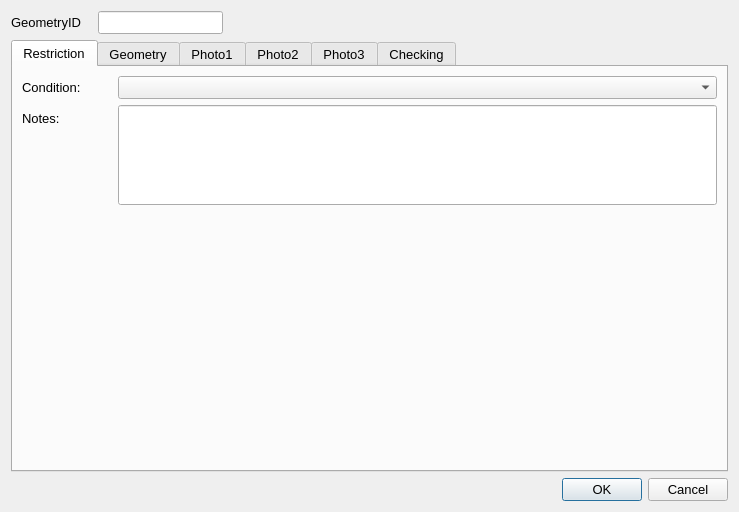
<?xml version="1.0" encoding="UTF-8"?>
<ui version="4.0">
 <class>Dialog</class>
 <widget class="QDialog" name="Dialog">
  <property name="geometry">
   <rect>
    <x>0</x>
    <y>0</y>
    <width>739</width>
    <height>512</height>
   </rect>
  </property>
  <property name="sizePolicy">
   <sizepolicy hsizetype="Fixed" vsizetype="Fixed">
    <horstretch>0</horstretch>
    <verstretch>0</verstretch>
   </sizepolicy>
  </property>
  <property name="maximumSize">
   <size>
    <width>750</width>
    <height>550</height>
   </size>
  </property>
  <property name="font">
   <font>
    <pointsize>10</pointsize>
   </font>
  </property>
  <property name="windowTitle">
   <string>Dialog</string>
  </property>
  <layout class="QGridLayout" name="gridLayout">
   <item row="2" column="2">
    <widget class="QDialogButtonBox" name="button_box">
     <property name="orientation">
      <enum>Qt::Horizontal</enum>
     </property>
     <property name="standardButtons">
      <set>QDialogButtonBox::Cancel|QDialogButtonBox::Ok</set>
     </property>
    </widget>
   </item>
   <item row="0" column="1">
    <widget class="QLineEdit" name="GeometryID">
     <property name="sizePolicy">
      <sizepolicy hsizetype="Preferred" vsizetype="Preferred">
       <horstretch>0</horstretch>
       <verstretch>0</verstretch>
      </sizepolicy>
     </property>
     <property name="font">
      <font>
       <pointsize>10</pointsize>
      </font>
     </property>
     <property name="inputMask">
      <string/>
     </property>
     <property name="readOnly">
      <bool>true</bool>
     </property>
     <property name="placeholderText">
      <string/>
     </property>
    </widget>
   </item>
   <item row="1" column="0" colspan="3">
    <widget class="QTabWidget" name="Details">
     <property name="sizePolicy">
      <sizepolicy hsizetype="Expanding" vsizetype="Expanding">
       <horstretch>0</horstretch>
       <verstretch>0</verstretch>
      </sizepolicy>
     </property>
     <property name="minimumSize">
      <size>
       <width>0</width>
       <height>0</height>
      </size>
     </property>
     <property name="font">
      <font>
       <pointsize>10</pointsize>
      </font>
     </property>
     <property name="cursor">
      <cursorShape>IBeamCursor</cursorShape>
     </property>
     <property name="mouseTracking">
      <bool>true</bool>
     </property>
     <property name="acceptDrops">
      <bool>true</bool>
     </property>
     <property name="currentIndex">
      <number>0</number>
     </property>
     <widget class="QWidget" name="RestrictionDetails">
      <property name="focusPolicy">
       <enum>Qt::NoFocus</enum>
      </property>
      <attribute name="title">
       <string>Restriction</string>
      </attribute>
      <layout class="QFormLayout" name="formLayout">
       <property name="fieldGrowthPolicy">
        <enum>QFormLayout::AllNonFixedFieldsGrow</enum>
       </property>
       <item row="2" column="0">
        <widget class="QLabel" name="lbl_Condition">
         <property name="minimumSize">
          <size>
           <width>90</width>
           <height>16</height>
          </size>
         </property>
         <property name="font">
          <font>
           <pointsize>10</pointsize>
          </font>
         </property>
         <property name="text">
          <string>Condition:</string>
         </property>
        </widget>
       </item>
       <item row="2" column="1">
        <widget class="QComboBox" name="AssetConditionTypeID"/>
       </item>
       <item row="6" column="0">
        <widget class="QLabel" name="lbl_Notes">
         <property name="text">
          <string>Notes:</string>
         </property>
        </widget>
       </item>
       <item row="6" column="1">
        <widget class="QLineEdit" name="Notes">
         <property name="minimumSize">
          <size>
           <width>0</width>
           <height>100</height>
          </size>
         </property>
         <property name="alignment">
          <set>Qt::AlignLeading|Qt::AlignLeft|Qt::AlignTop</set>
         </property>
        </widget>
       </item>
      </layout>
     </widget>
     <widget class="QWidget" name="Geometry">
      <attribute name="title">
       <string>Geometry</string>
      </attribute>
      <layout class="QFormLayout" name="formLayout_2">
       <property name="fieldGrowthPolicy">
        <enum>QFormLayout::AllNonFixedFieldsGrow</enum>
       </property>
       <item row="0" column="0">
        <widget class="QLabel" name="lbl_RoadName">
         <property name="minimumSize">
          <size>
           <width>90</width>
           <height>16</height>
          </size>
         </property>
         <property name="font">
          <font>
           <pointsize>10</pointsize>
          </font>
         </property>
         <property name="text">
          <string>Road Name:</string>
         </property>
        </widget>
       </item>
       <item row="0" column="1">
        <widget class="QLineEdit" name="RoadName"/>
       </item>
       <item row="1" column="0">
        <widget class="QLabel" name="lbl_USRN">
         <property name="minimumSize">
          <size>
           <width>90</width>
           <height>16</height>
          </size>
         </property>
         <property name="font">
          <font>
           <pointsize>10</pointsize>
          </font>
         </property>
         <property name="text">
          <string>USRN:</string>
         </property>
        </widget>
       </item>
       <item row="1" column="1">
        <widget class="QLineEdit" name="USRN"/>
       </item>
       <item row="3" column="1">
        <spacer name="verticalSpacer">
         <property name="orientation">
          <enum>Qt::Vertical</enum>
         </property>
         <property name="sizeHint" stdset="0">
          <size>
           <width>20</width>
           <height>40</height>
          </size>
         </property>
        </spacer>
       </item>
       <item row="4" column="0">
        <widget class="QLabel" name="label_8">
         <property name="text">
          <string>Last Update Date:</string>
         </property>
        </widget>
       </item>
       <item row="4" column="1">
        <widget class="QDateTimeEdit" name="LastUpdateDateTime">
         <property name="readOnly">
          <bool>true</bool>
         </property>
        </widget>
       </item>
       <item row="5" column="0">
        <widget class="QLabel" name="label_2">
         <property name="text">
          <string>Last Changed By:</string>
         </property>
        </widget>
       </item>
       <item row="5" column="1">
        <widget class="QLineEdit" name="LastUpdatePerson"/>
       </item>
       <item row="6" column="0">
        <widget class="QLabel" name="label_9">
         <property name="text">
          <string>RestrictionID:</string>
         </property>
        </widget>
       </item>
       <item row="6" column="1">
        <widget class="QLineEdit" name="RestrictionID"/>
       </item>
      </layout>
     </widget>
     <widget class="QWidget" name="PhotoTab_01">
      <attribute name="title">
       <string>Photo1</string>
      </attribute>
      <layout class="QGridLayout" name="gridLayout_2">
       <item row="1" column="0">
        <widget class="QPushButton" name="startCamera1">
         <property name="maximumSize">
          <size>
           <width>150</width>
           <height>16777215</height>
          </size>
         </property>
         <property name="text">
          <string>open Camera</string>
         </property>
         <property name="icon">
          <iconset>
           <normaloff>../../../../PC18-26 Carnegie Library Lambeth/Mapping/Templates/camara_foto.png</normaloff>../../../../PC18-26 Carnegie Library Lambeth/Mapping/Templates/camara_foto.png</iconset>
         </property>
         <property name="checkable">
          <bool>true</bool>
         </property>
         <property name="autoDefault">
          <bool>false</bool>
         </property>
         <property name="default">
          <bool>false</bool>
         </property>
        </widget>
       </item>
       <item row="1" column="2">
        <widget class="QPushButton" name="getPhoto1">
         <property name="maximumSize">
          <size>
           <width>150</width>
           <height>16777215</height>
          </size>
         </property>
         <property name="text">
          <string>take Photo</string>
         </property>
         <property name="icon">
          <iconset>
           <normaloff>../../../../PC18-26 Carnegie Library Lambeth/Mapping/Templates/take-photo-icon-21.jpg</normaloff>../../../../PC18-26 Carnegie Library Lambeth/Mapping/Templates/take-photo-icon-21.jpg</iconset>
         </property>
         <property name="checkable">
          <bool>false</bool>
         </property>
         <property name="autoDefault">
          <bool>false</bool>
         </property>
        </widget>
       </item>
       <item row="0" column="0">
        <widget class="QLabel" name="Photo_Widget_01">
         <property name="sizePolicy">
          <sizepolicy hsizetype="Fixed" vsizetype="Fixed">
           <horstretch>0</horstretch>
           <verstretch>0</verstretch>
          </sizepolicy>
         </property>
         <property name="maximumSize">
          <size>
           <width>640</width>
           <height>480</height>
          </size>
         </property>
         <property name="autoFillBackground">
          <bool>true</bool>
         </property>
         <property name="text">
          <string>No photo</string>
         </property>
        </widget>
       </item>
      </layout>
     </widget>
     <widget class="QWidget" name="PhotoTab_02">
      <attribute name="title">
       <string>Photo2</string>
      </attribute>
      <layout class="QGridLayout" name="gridLayout_4">
       <item row="0" column="0">
        <widget class="QLabel" name="Photo_Widget_02">
         <property name="sizePolicy">
          <sizepolicy hsizetype="Fixed" vsizetype="Fixed">
           <horstretch>0</horstretch>
           <verstretch>0</verstretch>
          </sizepolicy>
         </property>
         <property name="maximumSize">
          <size>
           <width>640</width>
           <height>480</height>
          </size>
         </property>
         <property name="autoFillBackground">
          <bool>true</bool>
         </property>
         <property name="text">
          <string>No photo</string>
         </property>
        </widget>
       </item>
       <item row="1" column="0">
        <widget class="QPushButton" name="startCamera2">
         <property name="maximumSize">
          <size>
           <width>150</width>
           <height>16777215</height>
          </size>
         </property>
         <property name="text">
          <string>open Camera</string>
         </property>
         <property name="icon">
          <iconset>
           <normaloff>../../../../PC18-26 Carnegie Library Lambeth/Mapping/Templates/camara_foto.png</normaloff>../../../../PC18-26 Carnegie Library Lambeth/Mapping/Templates/camara_foto.png</iconset>
         </property>
         <property name="checkable">
          <bool>true</bool>
         </property>
         <property name="autoDefault">
          <bool>false</bool>
         </property>
         <property name="default">
          <bool>false</bool>
         </property>
        </widget>
       </item>
       <item row="1" column="1">
        <widget class="QPushButton" name="getPhoto2">
         <property name="maximumSize">
          <size>
           <width>150</width>
           <height>16777215</height>
          </size>
         </property>
         <property name="text">
          <string>take Photo</string>
         </property>
         <property name="icon">
          <iconset>
           <normaloff>../../../../PC18-26 Carnegie Library Lambeth/Mapping/Templates/take-photo-icon-21.jpg</normaloff>../../../../PC18-26 Carnegie Library Lambeth/Mapping/Templates/take-photo-icon-21.jpg</iconset>
         </property>
         <property name="checkable">
          <bool>false</bool>
         </property>
         <property name="autoDefault">
          <bool>false</bool>
         </property>
        </widget>
       </item>
      </layout>
     </widget>
     <widget class="QWidget" name="PhotoTab_03">
      <attribute name="title">
       <string>Photo3</string>
      </attribute>
      <layout class="QGridLayout" name="gridLayout_3">
       <item row="0" column="0">
        <widget class="QLabel" name="Photo_Widget_03">
         <property name="autoFillBackground">
          <bool>true</bool>
         </property>
         <property name="text">
          <string>No photo</string>
         </property>
        </widget>
       </item>
       <item row="1" column="2">
        <widget class="QPushButton" name="getPhoto3">
         <property name="maximumSize">
          <size>
           <width>150</width>
           <height>16777215</height>
          </size>
         </property>
         <property name="text">
          <string>take Photo</string>
         </property>
         <property name="icon">
          <iconset>
           <normaloff>../../../../PC18-26 Carnegie Library Lambeth/Mapping/Templates/take-photo-icon-21.jpg</normaloff>../../../../PC18-26 Carnegie Library Lambeth/Mapping/Templates/take-photo-icon-21.jpg</iconset>
         </property>
         <property name="checkable">
          <bool>false</bool>
         </property>
         <property name="autoDefault">
          <bool>false</bool>
         </property>
        </widget>
       </item>
       <item row="1" column="0">
        <widget class="QPushButton" name="startCamera3">
         <property name="maximumSize">
          <size>
           <width>150</width>
           <height>16777215</height>
          </size>
         </property>
         <property name="text">
          <string>open Camera</string>
         </property>
         <property name="icon">
          <iconset>
           <normaloff>../../../../PC18-26 Carnegie Library Lambeth/Mapping/Templates/camara_foto.png</normaloff>../../../../PC18-26 Carnegie Library Lambeth/Mapping/Templates/camara_foto.png</iconset>
         </property>
         <property name="checkable">
          <bool>true</bool>
         </property>
         <property name="autoDefault">
          <bool>false</bool>
         </property>
         <property name="default">
          <bool>false</bool>
         </property>
        </widget>
       </item>
      </layout>
     </widget>
     <widget class="QWidget" name="checkingTab">
      <attribute name="title">
       <string>Checking</string>
      </attribute>
      <layout class="QFormLayout" name="formLayout_3">
       <item row="1" column="0">
        <widget class="QLabel" name="label_4">
         <property name="text">
          <string>Check Notes:</string>
         </property>
        </widget>
       </item>
       <item row="1" column="1">
        <widget class="QTextEdit" name="MHTC_CheckNotes"/>
       </item>
       <item row="0" column="0">
        <widget class="QLabel" name="label_5">
         <property name="text">
          <string>Check issue type:</string>
         </property>
        </widget>
       </item>
       <item row="0" column="1">
        <widget class="QComboBox" name="MHTC_CheckIssueTypeID"/>
       </item>
       <item row="3" column="0">
        <widget class="QCheckBox" name="FieldCheckCompleted">
         <property name="text">
          <string>Field check completed</string>
         </property>
        </widget>
       </item>
       <item row="2" column="0">
        <spacer name="verticalSpacer_2">
         <property name="orientation">
          <enum>Qt::Vertical</enum>
         </property>
         <property name="sizeHint" stdset="0">
          <size>
           <width>20</width>
           <height>20</height>
          </size>
         </property>
        </spacer>
       </item>
       <item row="7" column="0">
        <widget class="QLabel" name="label_6">
         <property name="text">
          <string>Check date:</string>
         </property>
        </widget>
       </item>
       <item row="4" column="0">
        <spacer name="verticalSpacer_3">
         <property name="orientation">
          <enum>Qt::Vertical</enum>
         </property>
         <property name="sizeHint" stdset="0">
          <size>
           <width>20</width>
           <height>10</height>
          </size>
         </property>
        </spacer>
       </item>
       <item row="7" column="1">
        <widget class="QDateTimeEdit" name="Last_MHTC_Check_UpdateDateTime"/>
       </item>
       <item row="6" column="1">
        <widget class="QLineEdit" name="Last_MHTC_Check_UpdatePerson"/>
       </item>
       <item row="6" column="0">
        <widget class="QLabel" name="label_3">
         <property name="text">
          <string>Checked by:</string>
         </property>
        </widget>
       </item>
      </layout>
     </widget>
    </widget>
   </item>
   <item row="0" column="0">
    <widget class="QLabel" name="label">
     <property name="minimumSize">
      <size>
       <width>81</width>
       <height>16</height>
      </size>
     </property>
     <property name="font">
      <font>
       <pointsize>10</pointsize>
      </font>
     </property>
     <property name="text">
      <string>GeometryID</string>
     </property>
    </widget>
   </item>
  </layout>
 </widget>
 <resources/>
 <connections>
  <connection>
   <sender>button_box</sender>
   <signal>accepted()</signal>
   <receiver>Dialog</receiver>
   <slot>accept()</slot>
   <hints>
    <hint type="sourcelabel">
     <x>248</x>
     <y>254</y>
    </hint>
    <hint type="destinationlabel">
     <x>157</x>
     <y>274</y>
    </hint>
   </hints>
  </connection>
  <connection>
   <sender>button_box</sender>
   <signal>rejected()</signal>
   <receiver>Dialog</receiver>
   <slot>reject()</slot>
   <hints>
    <hint type="sourcelabel">
     <x>316</x>
     <y>260</y>
    </hint>
    <hint type="destinationlabel">
     <x>286</x>
     <y>274</y>
    </hint>
   </hints>
  </connection>
 </connections>
</ui>
